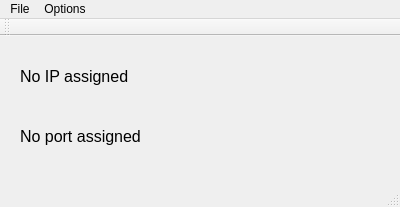
<?xml version="1.0" encoding="UTF-8"?>
<ui version="4.0">
 <class>MainWindow</class>
 <widget class="QMainWindow" name="MainWindow">
  <property name="geometry">
   <rect>
    <x>0</x>
    <y>0</y>
    <width>400</width>
    <height>207</height>
   </rect>
  </property>
  <property name="minimumSize">
   <size>
    <width>400</width>
    <height>0</height>
   </size>
  </property>
  <property name="maximumSize">
   <size>
    <width>400</width>
    <height>16777215</height>
   </size>
  </property>
  <property name="windowTitle">
   <string>MainWindow</string>
  </property>
  <widget class="QWidget" name="centralWidget">
   <widget class="QLabel" name="labelIp">
    <property name="geometry">
     <rect>
      <x>20</x>
      <y>20</y>
      <width>291</width>
      <height>41</height>
     </rect>
    </property>
    <property name="font">
     <font>
      <pointsize>12</pointsize>
     </font>
    </property>
    <property name="text">
     <string>No IP assigned</string>
    </property>
   </widget>
   <widget class="QLabel" name="labelPort">
    <property name="geometry">
     <rect>
      <x>20</x>
      <y>80</y>
      <width>291</width>
      <height>41</height>
     </rect>
    </property>
    <property name="font">
     <font>
      <pointsize>12</pointsize>
     </font>
    </property>
    <property name="text">
     <string>No port assigned</string>
    </property>
   </widget>
  </widget>
  <widget class="QMenuBar" name="menuBar">
   <property name="geometry">
    <rect>
     <x>0</x>
     <y>0</y>
     <width>400</width>
     <height>21</height>
    </rect>
   </property>
   <widget class="QMenu" name="menuFile">
    <property name="title">
     <string>File</string>
    </property>
    <addaction name="actionSend"/>
   </widget>
   <widget class="QMenu" name="menuOptions">
    <property name="title">
     <string>Options</string>
    </property>
    <addaction name="actionConfigure"/>
   </widget>
   <addaction name="menuFile"/>
   <addaction name="menuOptions"/>
  </widget>
  <widget class="QToolBar" name="mainToolBar">
   <attribute name="toolBarArea">
    <enum>TopToolBarArea</enum>
   </attribute>
   <attribute name="toolBarBreak">
    <bool>false</bool>
   </attribute>
  </widget>
  <widget class="QStatusBar" name="statusBar"/>
  <action name="actionSend">
   <property name="text">
    <string>Send</string>
   </property>
  </action>
  <action name="actionConfigure">
   <property name="checkable">
    <bool>false</bool>
   </property>
   <property name="text">
    <string>Configure</string>
   </property>
  </action>
 </widget>
 <layoutdefault spacing="6" margin="11"/>
 <resources/>
 <connections/>
</ui>
